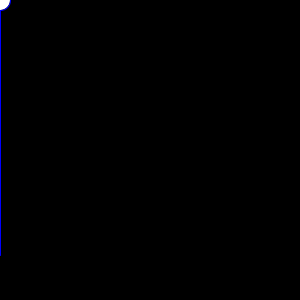
Frame 1 (no input)
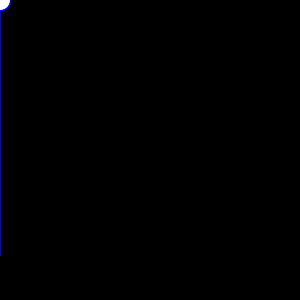
Frame 60 (the mouse pressed at the canvas centre just before this capture)
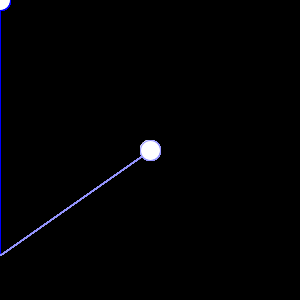
Frame 120 (the mouse held since frame 60 and released just before this capture)

The Processing sketch that drew these frames (run headless with seeded random() and noise(); from frame 60 on, the mouse is pressed at the canvas centre):

// Processing sketch: processing_182736
// ── processing_182736.pde

void setup() {
size(300,300);
background (mouseX,mouseY);
}
void draw() {
 
stroke (mouseX, mouseY,255);
line (mouseX,mouseY,0,255);
 ellipse(mouseX, mouseY, 20, 20);
 stroke (255,mouseX,mouseX);
}
